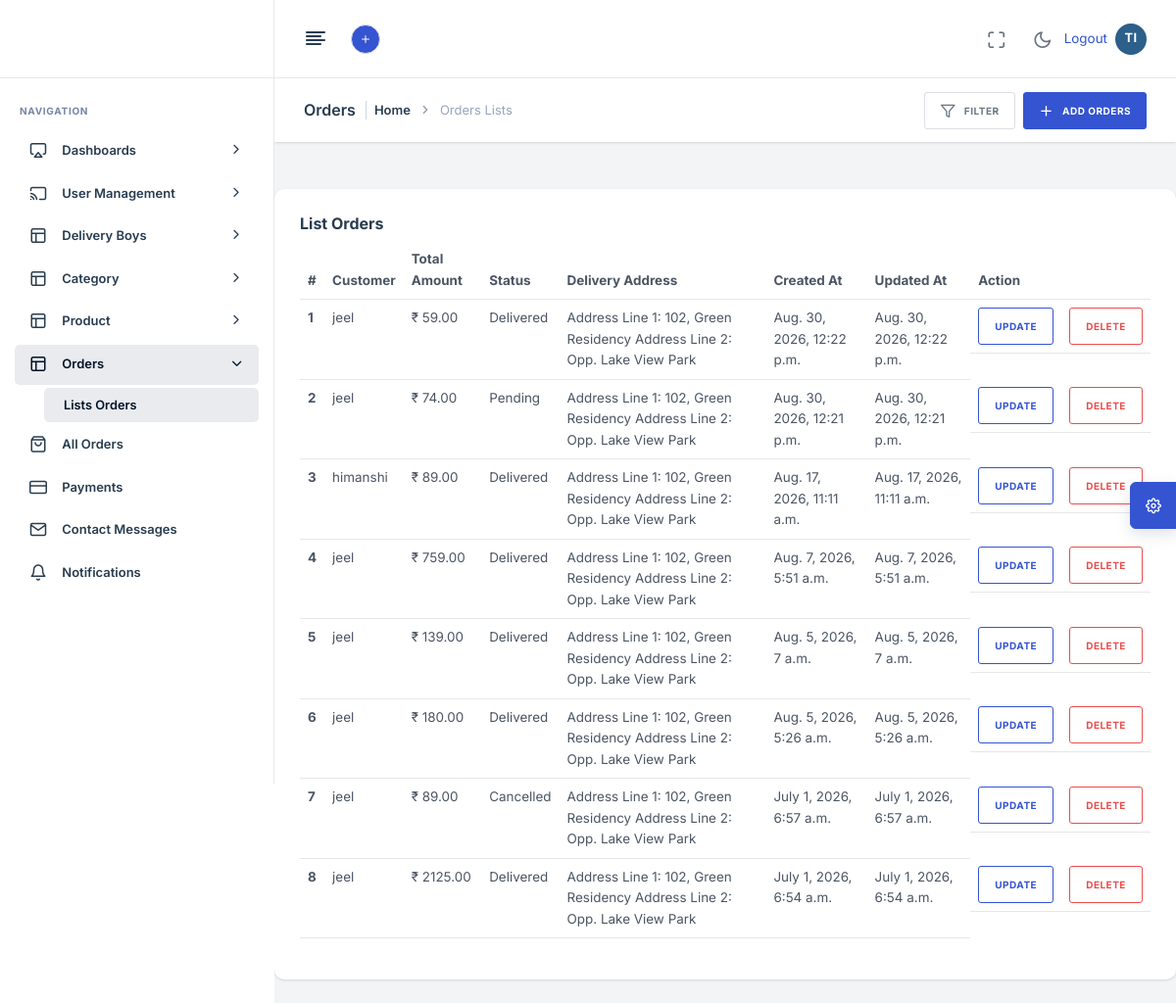
The page /adminpanel/list_Orders/ (signed in) on the database its author committed.
### app_modules/userapp/models.py (models this page shows, shortened)
class CustomUser(AbstractUser):
    role = models.CharField(max_length=20, choices=UserRole.choices, default=UserRole.USER)
    is_approved = models.BooleanField(default=False)
    phone_number = models.CharField(max_length=15, blank=True, null=True)
    profile_image = models.ImageField(upload_to="profiles/", null=True, blank=True)
    address = models.TextField(blank=True, null=True)
    date_of_birth = models.DateField(null=True, blank=True)
    aadhaar_number = models.CharField(max_length=12, blank=True, null=True, unique=True)
    pan_number = models.CharField(max_length=10, blank=True, null=True, unique=True)
    aadhaar_image = models.ImageField(upload_to="kyc/aadhaar/", null=True, blank=True)
    pan_image = models.ImageField(upload_to="kyc/pan/", null=True, blank=True)
    other_document_image = models.ImageField(upload_to="kyc/other/", null=True, blank=True)
    is_kyc_verified = models.BooleanField(default=False)
    registration_ip = models.GenericIPAddressField(null=True, blank=True)
    objects = CustomUserManager()
    @property
    def is_customer_role(self):
        return self.role == UserRole.USER

class Order(models.Model):
    PENDING = OrderStatus.PENDING
    PAYMENT_FAILED = OrderStatus.PAYMENT_FAILED
    PAYMENT_SUCCESSFUL = OrderStatus.PAYMENT_SUCCESSFUL
    CONFIRMED = OrderStatus.CONFIRMED
    PROCESSING = OrderStatus.PROCESSING
    ASSIGNED = OrderStatus.ASSIGNED
    ACCEPTED = OrderStatus.ACCEPTED
    PICKED_UP = OrderStatus.PICKED_UP
    OUT_FOR_DELIVERY = OrderStatus.OUT_FOR_DELIVERY
    NEAR_LOCATION = OrderStatus.NEAR_LOCATION
    DELIVERED = OrderStatus.DELIVERED
    CANCELLED = OrderStatus.CANCELLED
    RETURNED = OrderStatus.RETURNED
    REFUNDED = OrderStatus.REFUNDED
    STATUS_CHOICES = OrderStatus.choices
    AUTO_PROGRESSION = OrderStatus.auto_progression()
    TERMINAL_STATUSES = OrderStatus.terminal_statuses()
    CANCELLABLE_BEFORE = OrderStatus.cancellable_before()
    CANCELLABLE_LATE = OrderStatus.cancellable_late()
    customer = models.ForeignKey(CustomUser, on_delete=models.CASCADE, related_name="orders")
    total_amount = models.DecimalField(max_digits=10, decimal_places=2, default=0)
    status = models.CharField(max_length=30, choices=OrderStatus.choices, default=OrderStatus.PENDING)
    delivery_address = models.TextField()
    contact_name = models.CharField(max_length=150, blank=True)
    contact_phone = models.CharField(max_length=15, blank=True)
    created_at = models.DateTimeField(auto_now_add=True)
    updated_at = models.DateTimeField(auto_now=True)
    status_updated_at = models.DateTimeField(default=timezone.now)
    objects = OrderManager()
    class Meta:
        ordering = ["-created_at"]

### app_modules/adminapp/views.py (the view)
# urls.py: path("list_Orders/", views.list_Orders, name="list_Orders"),
@staff_member_required
def list_Orders(request):
    orders = Order.objects.select_related("customer").all()
    return render(request, "adminapp/list_Orders.html", {"orders": orders})

### templates/adminapp/list_Orders.html (shortened to what this page needs)
{% extends 'adminapp/master.html' %}
{% load static %}
{% block content %}
<div class="nxl-content">
    <div class="page-header">
        <div class="page-header-left d-flex align-items-center">
            <div class="page-header-title">
                <h5 class="m-b-10">Orders</h5>
            </div>
            <ul class="breadcrumb">
                <li class="breadcrumb-item"><a href="{% url 'admin_index' %}">Home</a></li>
                <li class="breadcrumb-item">Orders Lists</li>
            </ul>
        </div>
        <div class="page-header-right ms-auto">
            <div class="page-header-right-items">
                <div class="d-flex align-items-center gap-2 page-header-right-items-wrapper">
                    <div class="dropdown filter-dropdown">
                        <a class="btn btn-md btn-light-brand" data-bs-toggle="dropdown" data-bs-offset="0, 10"
                            data-bs-auto-close="outside">
                            <i class="feather-filter me-2"></i>
                            <span>Filter</span>
                        </a>
                    </div>
                    <a href="javascript:void(0);" class="btn btn-md btn-primary">
                        <i class="feather-plus me-2"></i>
                        <span>Add Orders</span>
                    </a>
                </div>
            </div>
        </div>
    </div>
    <section class="section mt-5 mx-auto">
        <div class="row">
            <div class="col-lg-12">
                <div class="card">
                    <div class="card-body">
                        <h5 class="card-title">List Orders</h5>
                        <table class="table">
                            <thead>
                                <tr>
                                    <th scope="col">#</th>
                                    <th scope="col">Customer</th>
                                    <th scope="col">Total Amount</th>
                                    <th scope="col">Status</th>
                                    <th scope="col">Delivery Address</th>
                                    <th scope="col">Created At</th>
                                    <th scope="col">Updated At</th>
                                    <th scope="col">Action</th>
                                </tr>
                            </thead>
                            <tbody>
                                {% for i in orders  %}
                                <tr>
                                    <th>{{ forloop.counter }}</th>
                                    <td>{{ i.customer.username }}</td>
                                    <td>₹ {{ i.total_amount }}</td>
                                    <td>{{ i.get_status_display }}</td>
                                    <td>{{ i.delivery_address }}</td>
                                    <td>{{ i.created_at }}</td>
                                    <td>{{ i.updated_at }}</td>
                                    <td class="d-flex gap-3">
                                        <a href="{% url 'update_Orders' i.id %}">
                                            <button type="button" class="btn btn-outline-primary">
                                                Update
                                            </button>
                                        </a>
                                        <a href="{% url 'delete_Orders' i.id %}"
                                            onclick="return confirm('Are you sure you want to delete this Orders?')">
                                            <button type="button" class="btn btn-outline-danger">
                                                Delete
                                            </button>
                                        </a>
                                    </td>
                                </tr>
                                {% empty %}
                                <tr>
                                    <td colspan="5" class="text-center">
                                        No Orders Found
                                    </td>
                                </tr>
                                {% endfor %}
                            </tbody>
                        </table>
                    </div>
                </div>
            </div>
        </div>
    </section>
</div>
{% endblock %}

### templates/adminapp/master.html (shortened to what this page needs)
<!DOCTYPE html>
<html lang="zxx">
{% load static %}
<head>
    <link rel="stylesheet" type="text/css" href="{% static 'adminapp/assets/css/bootstrap.min.css' %}" />
    <link rel="stylesheet" href="https://cdn.jsdelivr.net/npm/bootstrap-icons@1.10.5/font/bootstrap-icons.css">
    <link rel="stylesheet" type="text/css" href="{% static 'adminapp/assets/vendors/css/vendors.min.css' %}" />
    <link rel="stylesheet" type="text/css" href="{% static 'adminapp/assets/vendors/css/daterangepicker.min.css' %}" />
    <link rel="stylesheet" type="text/css" href="{% static 'adminapp/assets/css/theme.min.css' %}" />
</head>
<body>
    <nav class="nxl-navigation">
        <div class="navbar-wrapper">
            <div class="m-header">
            </div>
            <div class="navbar-content">
                <ul class="nxl-navbar">
                    <li class="nxl-item nxl-caption">
                        <label>Navigation</label>
                    </li>
                    <li class="nxl-item nxl-hasmenu">
                        <a href="javascript:void(0);" class="nxl-link">
                            <span class="nxl-micon"><i class="feather-airplay"></i></span>
                            <span class="nxl-mtext">Dashboards</span><span class="nxl-arrow"><i
                                    class="feather-chevron-right"></i></span>
                        </a>
                    </li>
                    <li class="nxl-item nxl-hasmenu">
                        <a href="javascript:void(0);" class="nxl-link">
                            <span class="nxl-micon"><i class="feather-cast"></i></span>
                            <span class="nxl-mtext">User Management</span><span class="nxl-arrow"><i
                                    class="feather-chevron-right"></i></span>
                        </a>
                    </li>
                    <li class="nxl-item nxl-hasmenu">
                        <a href="javascript:void(0);" class="nxl-link">
                            <span class="nxl-micon"><i class="feather-layout"></i></span>
                            <span class="nxl-mtext">Delivery Boys</span><span class="nxl-arrow"><i
                                    class="feather-chevron-right"></i></span>
                        </a>
                    </li>
                    <li class="nxl-item nxl-hasmenu">
                        <a href="javascript:void(0);" class="nxl-link">
                            <span class="nxl-micon"><i class="feather-layout"></i></span>
                            <span class="nxl-mtext">Category</span><span class="nxl-arrow"><i
                                    class="feather-chevron-right"></i></span>
                        </a>
                    </li>
                    <li class="nxl-item nxl-hasmenu">
                        <a href="javascript:void(0);" class="nxl-link">
                            <span class="nxl-micon"><i class="feather-layout"></i></span>
                            <span class="nxl-mtext">Product</span><span class="nxl-arrow"><i
                                    class="feather-chevron-right"></i></span>
                        </a>
                    </li>
                    <li class="nxl-item nxl-hasmenu">
                        <a href="javascript:void(0);" class="nxl-link">
                            <span class="nxl-micon"><i class="feather-layout"></i></span>
                            <span class="nxl-mtext">Orders</span><span class="nxl-arrow"><i
                                    class="feather-chevron-right"></i></span>
                        </a>
                        <ul class="nxl-submenu">
                            <li class="nxl-item"><a class="nxl-link" href="{% url 'list_Orders' %}">Lists Orders</a></li>
                        </ul>
                    </li>
                    <li class="nxl-item">
                        <a class="nxl-link" href="{% url 'admin_order_list' %}">
                            <span class="nxl-micon"><i class="feather-shopping-bag"></i></span>
                            <span class="nxl-mtext">All Orders</span>
                        </a>
                    </li>
                    <li class="nxl-item">
                        <a class="nxl-link" href="{% url 'admin_payment_list' %}">
                            <span class="nxl-micon"><i class="feather-credit-card"></i></span>
                            <span class="nxl-mtext">Payments</span>
                        </a>
                    </li>
                    <li class="nxl-item">
                        <a class="nxl-link" href="{% url 'admin_contact_list' %}">
                            <span class="nxl-micon"><i class="feather-mail"></i></span>
                            <span class="nxl-mtext">Contact Messages</span>
                        </a>
                    </li>
                    <li class="nxl-item">
                        <a class="nxl-link" href="{% url 'admin_notification_list' %}">
                            <span class="nxl-micon"><i class="feather-bell"></i></span>
                            <span class="nxl-mtext">Notifications</span>
                        </a>
                    </li>
                </ul>
            </div>
        </div>
    </nav>
    <header class="nxl-header">
        <div class="header-wrapper">
            <div class="header-left d-flex align-items-center gap-4">
                <div class="nxl-navigation-toggle">
                    <a href="javascript:void(0);" id="menu-mini-button">
                        <i class="feather-align-left"></i>
                    </a>
                </div>
                <div class="nxl-drp-link nxl-lavel-mega-menu">
                    <div class="nxl-lavel-mega-menu-wrapper d-flex gap-3">
                        <div class="dropdown nxl-h-item nxl-lavel-menu">
                            <a href="javascript:void(0);" class="avatar-text avatar-md bg-primary text-white"
                                data-bs-toggle="dropdown" data-bs-auto-close="outside">
                                <i class="feather-plus"></i>
                            </a>
                        </div>
                    </div>
                </div>
            </div>
            <div class="header-right ms-auto">
                <div class="d-flex align-items-center">
                    <div class="nxl-h-item d-none d-sm-flex">
                        <div class="full-screen-switcher">
                            <a href="javascript:void(0);" class="nxl-head-link me-0"
                                onclick="$('body').fullScreenHelper('toggle');">
                                <i class="feather-maximize maximize"></i>
                            </a>
                        </div>
                    </div>
                    <div class="nxl-h-item dark-light-theme">
                        <a href="javascript:void(0);" class="nxl-head-link me-0 dark-button">
                            <i class="feather-moon"></i>
                        </a>
                    </div>
                    {% if user.is_authenticated %}
                    <a href="{% url 'logout' %}"
                        class="nav-item nav-link text-primary me-2 {% if request.resolver_match.url_name == 'logout' %}active{% endif %}">
                        Logout
                    </a>
                    {% else %}
                    <a href="{% url 'admin_login' %}"
                        class="nav-item nav-link text-primary me-2 {% if request.resolver_match.url_name == 'login' %}active{% endif %}">
                        Login
                    </a>
                    {% endif %}
                    <a href="{% url 'admin_profile_view' %}"
                        class="nav-item nav-link {% if request.resolver_match.url_name == 'admin_profile_view' %}active{% endif %}">
                        {% if user.profile_image %}
                        <img src="{{ user.profile_image.url }}" alt="{{ user.username }}"
                            style="width: 30px; height: 30px; border-radius: 50%;" onclick="openLightbox(this.src)" />
                        {% else %}
                        <div class="avatar-initials">{{ user.username|slice:":1"|upper }}{% if user.username|length > 1 %}{{ user.username|slice:"1:2"|upper }}{% endif %}</div>
                        {% endif %}
                    </a>
                </div>
            </div>
        </div>
    </header>
    <main class="nxl-container">
        {% block content %}
        {% endblock %}
    </main>
    <footer class="footer">
        <p class="fs-11 text-muted fw-medium text-uppercase mb-0 copyright">
            <span>Copyright ©</span>
        </p>
    </footer>
    <div class="theme-customizer">
        <div class="customizer-handle">
            <a href="javascript:void(0);" class="cutomizer-open-trigger bg-primary">
                <i class="feather-settings"></i>
            </a>
        </div>
    </div>
</body>
</html>

### rows shown on the page
CustomUser: username "T", username "I"
Order: customer.username "jeel", total_amount "59.00", status "Delivered", delivery_address "Address Line 1: 102, Green Residency Address Line 2: Opp. Lake View Park", created_at "Aug. 30, 2026, 12:22 p.m.", updated_at "Aug. 30, 2026, 12:22 p.m."
Order: customer.username "jeel", total_amount "74.00", status "Pending", delivery_address "Address Line 1: 102, Green Residency Address Line 2: Opp. Lake View Park", created_at "Aug. 30, 2026, 12:21 p.m.", updated_at "Aug. 30, 2026, 12:21 p.m."
Order: customer.username "himanshi", total_amount "89.00", status "Delivered", delivery_address "Address Line 1: 102, Green Residency Address Line 2: Opp. Lake View Park", created_at "Aug. 17, 2026, 11:11 a.m.", updated_at "Aug. 17, 2026, 11:11 a.m."
Order: customer.username "jeel", total_amount "759.00", status "Delivered", delivery_address "Address Line 1: 102, Green Residency Address Line 2: Opp. Lake View Park", created_at "Aug. 7, 2026, 5:51 a.m.", updated_at "Aug. 7, 2026, 5:51 a.m."
Order: customer.username "jeel", total_amount "139.00", status "Delivered", delivery_address "Address Line 1: 102, Green Residency Address Line 2: Opp. Lake View Park", created_at "Aug. 5, 2026, 7 a.m.", updated_at "Aug. 5, 2026, 7 a.m."
Order: customer.username "jeel", total_amount "180.00", status "Delivered", delivery_address "Address Line 1: 102, Green Residency Address Line 2: Opp. Lake View Park", created_at "Aug. 5, 2026, 5:26 a.m.", updated_at "Aug. 5, 2026, 5:26 a.m."
Order: customer.username "jeel", total_amount "89.00", status "Cancelled", delivery_address "Address Line 1: 102, Green Residency Address Line 2: Opp. Lake View Park", created_at "July 1, 2026, 6:57 a.m.", updated_at "July 1, 2026, 6:57 a.m."
Order: customer.username "jeel", total_amount "2125.00", status "Delivered", delivery_address "Address Line 1: 102, Green Residency Address Line 2: Opp. Lake View Park", created_at "July 1, 2026, 6:54 a.m.", updated_at "July 1, 2026, 6:54 a.m."
